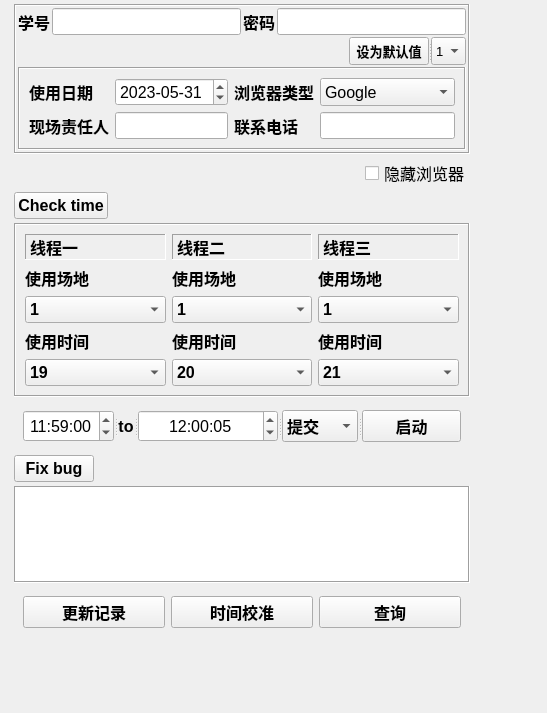
<?xml version="1.0" encoding="UTF-8"?>
<ui version="4.0">
 <class>Form</class>
 <widget class="QWidget" name="Form">
  <property name="geometry">
   <rect>
    <x>0</x>
    <y>0</y>
    <width>547</width>
    <height>713</height>
   </rect>
  </property>
  <property name="sizePolicy">
   <sizepolicy hsizetype="Preferred" vsizetype="Preferred">
    <horstretch>0</horstretch>
    <verstretch>0</verstretch>
   </sizepolicy>
  </property>
  <property name="acceptDrops">
   <bool>true</bool>
  </property>
  <property name="windowTitle">
   <string>Form</string>
  </property>
  <property name="layoutDirection">
   <enum>Qt::LeftToRight</enum>
  </property>
  <widget class="QWidget" name="gridWidget" native="true">
   <property name="geometry">
    <rect>
     <x>10</x>
     <y>0</y>
     <width>464</width>
     <height>641</height>
    </rect>
   </property>
   <layout class="QGridLayout" name="gridLayout_5">
    <property name="leftMargin">
     <number>4</number>
    </property>
    <property name="topMargin">
     <number>4</number>
    </property>
    <property name="rightMargin">
     <number>4</number>
    </property>
    <property name="bottomMargin">
     <number>4</number>
    </property>
    <property name="spacing">
     <number>4</number>
    </property>
    <item row="5" column="0">
     <widget class="QPushButton" name="pushButton_6">
      <property name="sizePolicy">
       <sizepolicy hsizetype="Fixed" vsizetype="Fixed">
        <horstretch>0</horstretch>
        <verstretch>0</verstretch>
       </sizepolicy>
      </property>
      <property name="font">
       <font>
        <family>Arial</family>
        <pointsize>12</pointsize>
        <weight>75</weight>
        <bold>true</bold>
       </font>
      </property>
      <property name="text">
       <string>Fix bug</string>
      </property>
     </widget>
    </item>
    <item row="6" column="0">
     <widget class="QTextBrowser" name="textBrowser">
      <property name="sizePolicy">
       <sizepolicy hsizetype="Preferred" vsizetype="Preferred">
        <horstretch>0</horstretch>
        <verstretch>0</verstretch>
       </sizepolicy>
      </property>
      <property name="font">
       <font>
        <family>Arial</family>
        <pointsize>11</pointsize>
       </font>
      </property>
      <property name="frameShape">
       <enum>QFrame::Box</enum>
      </property>
      <property name="frameShadow">
       <enum>QFrame::Sunken</enum>
      </property>
     </widget>
    </item>
    <item row="4" column="0">
     <widget class="QFrame" name="horizontalFrame">
      <property name="sizePolicy">
       <sizepolicy hsizetype="Preferred" vsizetype="Fixed">
        <horstretch>0</horstretch>
        <verstretch>0</verstretch>
       </sizepolicy>
      </property>
      <property name="maximumSize">
       <size>
        <width>16777215</width>
        <height>16777215</height>
       </size>
      </property>
      <layout class="QHBoxLayout" name="horizontalLayout_2">
       <item>
        <widget class="QSplitter" name="splitter_2">
         <property name="orientation">
          <enum>Qt::Horizontal</enum>
         </property>
         <widget class="QSplitter" name="splitter">
          <property name="orientation">
           <enum>Qt::Horizontal</enum>
          </property>
          <widget class="QTimeEdit" name="timeEdit">
           <property name="sizePolicy">
            <sizepolicy hsizetype="Preferred" vsizetype="Fixed">
             <horstretch>0</horstretch>
             <verstretch>0</verstretch>
            </sizepolicy>
           </property>
           <property name="minimumSize">
            <size>
             <width>0</width>
             <height>0</height>
            </size>
           </property>
           <property name="maximumSize">
            <size>
             <width>16777215</width>
             <height>16777215</height>
            </size>
           </property>
           <property name="font">
            <font>
             <family>Arial</family>
             <pointsize>12</pointsize>
            </font>
           </property>
           <property name="alignment">
            <set>Qt::AlignCenter</set>
           </property>
           <property name="dateTime">
            <datetime>
             <hour>11</hour>
             <minute>59</minute>
             <second>0</second>
             <year>2000</year>
             <month>1</month>
             <day>1</day>
            </datetime>
           </property>
           <property name="displayFormat">
            <string>HH:mm:ss</string>
           </property>
           <property name="time">
            <time>
             <hour>11</hour>
             <minute>59</minute>
             <second>0</second>
            </time>
           </property>
          </widget>
          <widget class="QLabel" name="label_2">
           <property name="sizePolicy">
            <sizepolicy hsizetype="Fixed" vsizetype="Fixed">
             <horstretch>0</horstretch>
             <verstretch>0</verstretch>
            </sizepolicy>
           </property>
           <property name="maximumSize">
            <size>
             <width>16777215</width>
             <height>16777215</height>
            </size>
           </property>
           <property name="font">
            <font>
             <family>Arial</family>
             <pointsize>12</pointsize>
             <weight>75</weight>
             <bold>true</bold>
            </font>
           </property>
           <property name="text">
            <string>to</string>
           </property>
           <property name="alignment">
            <set>Qt::AlignCenter</set>
           </property>
          </widget>
          <widget class="QTimeEdit" name="timeEdit_2">
           <property name="sizePolicy">
            <sizepolicy hsizetype="Preferred" vsizetype="Fixed">
             <horstretch>0</horstretch>
             <verstretch>0</verstretch>
            </sizepolicy>
           </property>
           <property name="minimumSize">
            <size>
             <width>140</width>
             <height>0</height>
            </size>
           </property>
           <property name="maximumSize">
            <size>
             <width>16777215</width>
             <height>16777215</height>
            </size>
           </property>
           <property name="font">
            <font>
             <family>Arial</family>
             <pointsize>12</pointsize>
            </font>
           </property>
           <property name="alignment">
            <set>Qt::AlignCenter</set>
           </property>
           <property name="dateTime">
            <datetime>
             <hour>12</hour>
             <minute>0</minute>
             <second>5</second>
             <year>2000</year>
             <month>1</month>
             <day>1</day>
            </datetime>
           </property>
           <property name="displayFormat">
            <string>HH:mm:ss</string>
           </property>
           <property name="time">
            <time>
             <hour>12</hour>
             <minute>0</minute>
             <second>5</second>
            </time>
           </property>
          </widget>
         </widget>
         <widget class="QComboBox" name="comboBox_4">
          <property name="sizePolicy">
           <sizepolicy hsizetype="Fixed" vsizetype="Fixed">
            <horstretch>0</horstretch>
            <verstretch>0</verstretch>
           </sizepolicy>
          </property>
          <property name="minimumSize">
           <size>
            <width>0</width>
            <height>0</height>
           </size>
          </property>
          <property name="maximumSize">
           <size>
            <width>16777215</width>
            <height>16777215</height>
           </size>
          </property>
          <property name="font">
           <font>
            <family>Arial</family>
            <pointsize>12</pointsize>
            <weight>75</weight>
            <bold>true</bold>
           </font>
          </property>
          <property name="currentText">
           <string>提交</string>
          </property>
          <item>
           <property name="text">
            <string>提交</string>
           </property>
          </item>
          <item>
           <property name="text">
            <string>保存</string>
           </property>
          </item>
         </widget>
         <widget class="QPushButton" name="pushButton">
          <property name="sizePolicy">
           <sizepolicy hsizetype="Fixed" vsizetype="Fixed">
            <horstretch>0</horstretch>
            <verstretch>0</verstretch>
           </sizepolicy>
          </property>
          <property name="maximumSize">
           <size>
            <width>16777215</width>
            <height>16777215</height>
           </size>
          </property>
          <property name="font">
           <font>
            <family>Arial</family>
            <pointsize>12</pointsize>
            <weight>75</weight>
            <bold>true</bold>
           </font>
          </property>
          <property name="text">
           <string>启动</string>
          </property>
         </widget>
        </widget>
       </item>
      </layout>
     </widget>
    </item>
    <item row="2" column="0" alignment="Qt::AlignLeft">
     <widget class="QPushButton" name="pushButton_2">
      <property name="sizePolicy">
       <sizepolicy hsizetype="Preferred" vsizetype="Fixed">
        <horstretch>0</horstretch>
        <verstretch>0</verstretch>
       </sizepolicy>
      </property>
      <property name="font">
       <font>
        <family>Arial</family>
        <pointsize>12</pointsize>
        <weight>75</weight>
        <bold>true</bold>
       </font>
      </property>
      <property name="text">
       <string>Check time</string>
      </property>
     </widget>
    </item>
    <item row="7" column="0">
     <widget class="QFrame" name="horizontalFrame_2">
      <property name="sizePolicy">
       <sizepolicy hsizetype="Preferred" vsizetype="Fixed">
        <horstretch>0</horstretch>
        <verstretch>0</verstretch>
       </sizepolicy>
      </property>
      <layout class="QHBoxLayout" name="horizontalLayout_3">
       <item>
        <widget class="QPushButton" name="pushButton_7">
         <property name="sizePolicy">
          <sizepolicy hsizetype="Preferred" vsizetype="Preferred">
           <horstretch>0</horstretch>
           <verstretch>0</verstretch>
          </sizepolicy>
         </property>
         <property name="font">
          <font>
           <family>Arial</family>
           <pointsize>12</pointsize>
           <weight>75</weight>
           <bold>true</bold>
          </font>
         </property>
         <property name="text">
          <string>更新记录</string>
         </property>
        </widget>
       </item>
       <item>
        <widget class="QPushButton" name="pushButton_4">
         <property name="sizePolicy">
          <sizepolicy hsizetype="Preferred" vsizetype="Preferred">
           <horstretch>0</horstretch>
           <verstretch>0</verstretch>
          </sizepolicy>
         </property>
         <property name="font">
          <font>
           <family>Arial</family>
           <pointsize>12</pointsize>
           <weight>75</weight>
           <bold>true</bold>
          </font>
         </property>
         <property name="text">
          <string>时间校准</string>
         </property>
        </widget>
       </item>
       <item>
        <widget class="QPushButton" name="pushButton_3">
         <property name="sizePolicy">
          <sizepolicy hsizetype="Preferred" vsizetype="Preferred">
           <horstretch>0</horstretch>
           <verstretch>0</verstretch>
          </sizepolicy>
         </property>
         <property name="font">
          <font>
           <family>Arial</family>
           <pointsize>12</pointsize>
           <weight>75</weight>
           <bold>true</bold>
          </font>
         </property>
         <property name="text">
          <string>查询</string>
         </property>
        </widget>
       </item>
      </layout>
     </widget>
    </item>
    <item row="0" column="0">
     <widget class="QFrame" name="horizontalFrame">
      <property name="font">
       <font>
        <pointsize>12</pointsize>
       </font>
      </property>
      <property name="frameShape">
       <enum>QFrame::Box</enum>
      </property>
      <property name="frameShadow">
       <enum>QFrame::Sunken</enum>
      </property>
      <layout class="QGridLayout" name="gridLayout_3">
       <property name="leftMargin">
        <number>2</number>
       </property>
       <property name="topMargin">
        <number>2</number>
       </property>
       <property name="rightMargin">
        <number>2</number>
       </property>
       <property name="bottomMargin">
        <number>2</number>
       </property>
       <property name="spacing">
        <number>2</number>
       </property>
       <item row="0" column="2">
        <widget class="QLabel" name="label_4">
         <property name="sizePolicy">
          <sizepolicy hsizetype="Fixed" vsizetype="Preferred">
           <horstretch>0</horstretch>
           <verstretch>0</verstretch>
          </sizepolicy>
         </property>
         <property name="font">
          <font>
           <family>Arial</family>
           <pointsize>12</pointsize>
           <weight>75</weight>
           <bold>true</bold>
          </font>
         </property>
         <property name="text">
          <string>密码</string>
         </property>
        </widget>
       </item>
       <item row="0" column="3">
        <widget class="QLineEdit" name="lineEdit_2">
         <property name="sizePolicy">
          <sizepolicy hsizetype="Preferred" vsizetype="Fixed">
           <horstretch>0</horstretch>
           <verstretch>0</verstretch>
          </sizepolicy>
         </property>
         <property name="font">
          <font>
           <family>Arial</family>
           <pointsize>12</pointsize>
          </font>
         </property>
         <property name="inputMask">
          <string/>
         </property>
         <property name="text">
          <string/>
         </property>
         <property name="echoMode">
          <enum>QLineEdit::PasswordEchoOnEdit</enum>
         </property>
         <property name="clearButtonEnabled">
          <bool>true</bool>
         </property>
        </widget>
       </item>
       <item row="3" column="0" colspan="4">
        <widget class="QFrame" name="horizontalFrame_2">
         <property name="sizePolicy">
          <sizepolicy hsizetype="Preferred" vsizetype="Fixed">
           <horstretch>0</horstretch>
           <verstretch>0</verstretch>
          </sizepolicy>
         </property>
         <property name="font">
          <font>
           <pointsize>12</pointsize>
          </font>
         </property>
         <property name="frameShape">
          <enum>QFrame::Box</enum>
         </property>
         <property name="frameShadow">
          <enum>QFrame::Sunken</enum>
         </property>
         <layout class="QGridLayout" name="gridLayout">
          <item row="1" column="3">
           <widget class="QComboBox" name="comboBox_6">
            <property name="sizePolicy">
             <sizepolicy hsizetype="Preferred" vsizetype="Preferred">
              <horstretch>0</horstretch>
              <verstretch>0</verstretch>
             </sizepolicy>
            </property>
            <property name="font">
             <font>
              <family>Arial</family>
              <pointsize>12</pointsize>
             </font>
            </property>
            <item>
             <property name="text">
              <string>Google</string>
             </property>
            </item>
            <item>
             <property name="text">
              <string>Microsoft Edge</string>
             </property>
            </item>
           </widget>
          </item>
          <item row="2" column="0">
           <widget class="QLabel" name="label_6">
            <property name="font">
             <font>
              <family>Arial</family>
              <pointsize>12</pointsize>
              <weight>75</weight>
              <bold>true</bold>
             </font>
            </property>
            <property name="text">
             <string>现场责任人</string>
            </property>
           </widget>
          </item>
          <item row="1" column="2">
           <widget class="QLabel" name="label_11">
            <property name="sizePolicy">
             <sizepolicy hsizetype="Fixed" vsizetype="Preferred">
              <horstretch>0</horstretch>
              <verstretch>0</verstretch>
             </sizepolicy>
            </property>
            <property name="font">
             <font>
              <family>Arial</family>
              <pointsize>12</pointsize>
              <weight>75</weight>
              <bold>true</bold>
             </font>
            </property>
            <property name="text">
             <string>浏览器类型</string>
            </property>
           </widget>
          </item>
          <item row="2" column="2">
           <widget class="QLabel" name="label_7">
            <property name="font">
             <font>
              <family>Arial</family>
              <pointsize>12</pointsize>
              <weight>75</weight>
              <bold>true</bold>
             </font>
            </property>
            <property name="text">
             <string>联系电话</string>
            </property>
           </widget>
          </item>
          <item row="1" column="1">
           <widget class="QDateEdit" name="dateEdit">
            <property name="sizePolicy">
             <sizepolicy hsizetype="Preferred" vsizetype="Fixed">
              <horstretch>0</horstretch>
              <verstretch>0</verstretch>
             </sizepolicy>
            </property>
            <property name="font">
             <font>
              <family>Arial</family>
              <pointsize>12</pointsize>
             </font>
            </property>
            <property name="accelerated">
             <bool>true</bool>
            </property>
            <property name="displayFormat">
             <string>yyyy-MM-dd</string>
            </property>
            <property name="date">
             <date>
              <year>2023</year>
              <month>5</month>
              <day>31</day>
             </date>
            </property>
           </widget>
          </item>
          <item row="1" column="0">
           <widget class="QLabel" name="label_5">
            <property name="sizePolicy">
             <sizepolicy hsizetype="Fixed" vsizetype="Preferred">
              <horstretch>0</horstretch>
              <verstretch>0</verstretch>
             </sizepolicy>
            </property>
            <property name="font">
             <font>
              <family>Arial</family>
              <pointsize>12</pointsize>
              <weight>75</weight>
              <bold>true</bold>
             </font>
            </property>
            <property name="text">
             <string>使用日期</string>
            </property>
           </widget>
          </item>
          <item row="2" column="3">
           <widget class="QLineEdit" name="lineEdit_4">
            <property name="sizePolicy">
             <sizepolicy hsizetype="Preferred" vsizetype="Fixed">
              <horstretch>0</horstretch>
              <verstretch>0</verstretch>
             </sizepolicy>
            </property>
            <property name="font">
             <font>
              <family>Arial</family>
              <pointsize>12</pointsize>
             </font>
            </property>
            <property name="text">
             <string/>
            </property>
            <property name="clearButtonEnabled">
             <bool>true</bool>
            </property>
           </widget>
          </item>
          <item row="2" column="1">
           <widget class="QLineEdit" name="lineEdit_3">
            <property name="sizePolicy">
             <sizepolicy hsizetype="Preferred" vsizetype="Preferred">
              <horstretch>0</horstretch>
              <verstretch>0</verstretch>
             </sizepolicy>
            </property>
            <property name="font">
             <font>
              <family>Arial</family>
              <pointsize>12</pointsize>
             </font>
            </property>
            <property name="text">
             <string/>
            </property>
            <property name="clearButtonEnabled">
             <bool>true</bool>
            </property>
           </widget>
          </item>
         </layout>
        </widget>
       </item>
       <item row="2" column="2" colspan="2" alignment="Qt::AlignRight">
        <widget class="QSplitter" name="splitter_3">
         <property name="sizePolicy">
          <sizepolicy hsizetype="Preferred" vsizetype="Fixed">
           <horstretch>0</horstretch>
           <verstretch>0</verstretch>
          </sizepolicy>
         </property>
         <property name="maximumSize">
          <size>
           <width>16777215</width>
           <height>16777215</height>
          </size>
         </property>
         <property name="orientation">
          <enum>Qt::Horizontal</enum>
         </property>
         <property name="opaqueResize">
          <bool>true</bool>
         </property>
         <property name="handleWidth">
          <number>2</number>
         </property>
         <property name="childrenCollapsible">
          <bool>true</bool>
         </property>
         <widget class="QPushButton" name="pushButton_5">
          <property name="sizePolicy">
           <sizepolicy hsizetype="Fixed" vsizetype="Fixed">
            <horstretch>0</horstretch>
            <verstretch>0</verstretch>
           </sizepolicy>
          </property>
          <property name="maximumSize">
           <size>
            <width>100</width>
            <height>16777215</height>
           </size>
          </property>
          <property name="font">
           <font>
            <family>Arial</family>
            <pointsize>10</pointsize>
            <weight>75</weight>
            <bold>true</bold>
           </font>
          </property>
          <property name="layoutDirection">
           <enum>Qt::LeftToRight</enum>
          </property>
          <property name="text">
           <string>设为默认值</string>
          </property>
          <property name="flat">
           <bool>false</bool>
          </property>
         </widget>
         <widget class="QComboBox" name="comboBox">
          <property name="sizePolicy">
           <sizepolicy hsizetype="Fixed" vsizetype="Fixed">
            <horstretch>0</horstretch>
            <verstretch>0</verstretch>
           </sizepolicy>
          </property>
          <property name="minimumSize">
           <size>
            <width>20</width>
            <height>0</height>
           </size>
          </property>
          <property name="maximumSize">
           <size>
            <width>16777215</width>
            <height>16777215</height>
           </size>
          </property>
          <property name="font">
           <font>
            <family>Arial</family>
            <pointsize>10</pointsize>
           </font>
          </property>
          <property name="currentIndex">
           <number>0</number>
          </property>
          <item>
           <property name="text">
            <string>1</string>
           </property>
          </item>
          <item>
           <property name="text">
            <string>2</string>
           </property>
          </item>
         </widget>
        </widget>
       </item>
       <item row="0" column="1">
        <widget class="QLineEdit" name="lineEdit">
         <property name="sizePolicy">
          <sizepolicy hsizetype="Preferred" vsizetype="Fixed">
           <horstretch>0</horstretch>
           <verstretch>0</verstretch>
          </sizepolicy>
         </property>
         <property name="maximumSize">
          <size>
           <width>16777215</width>
           <height>16777215</height>
          </size>
         </property>
         <property name="font">
          <font>
           <family>Arial</family>
           <pointsize>12</pointsize>
          </font>
         </property>
         <property name="text">
          <string/>
         </property>
         <property name="clearButtonEnabled">
          <bool>true</bool>
         </property>
        </widget>
       </item>
       <item row="0" column="0">
        <widget class="QLabel" name="label_3">
         <property name="sizePolicy">
          <sizepolicy hsizetype="Fixed" vsizetype="Preferred">
           <horstretch>0</horstretch>
           <verstretch>0</verstretch>
          </sizepolicy>
         </property>
         <property name="font">
          <font>
           <family>Arial</family>
           <pointsize>12</pointsize>
           <weight>75</weight>
           <bold>true</bold>
          </font>
         </property>
         <property name="text">
          <string>学号</string>
         </property>
        </widget>
       </item>
      </layout>
     </widget>
    </item>
    <item row="3" column="0">
     <widget class="QFrame" name="gridFrame">
      <property name="font">
       <font>
        <family>Arial</family>
        <pointsize>12</pointsize>
        <weight>75</weight>
        <italic>false</italic>
        <bold>true</bold>
       </font>
      </property>
      <property name="frameShape">
       <enum>QFrame::Box</enum>
      </property>
      <property name="frameShadow">
       <enum>QFrame::Sunken</enum>
      </property>
      <layout class="QGridLayout" name="gridLayout_2">
       <item row="2" column="2">
        <widget class="QLabel" name="label_14">
         <property name="sizePolicy">
          <sizepolicy hsizetype="Preferred" vsizetype="Fixed">
           <horstretch>0</horstretch>
           <verstretch>0</verstretch>
          </sizepolicy>
         </property>
         <property name="font">
          <font>
           <family>Arial</family>
           <pointsize>12</pointsize>
           <weight>75</weight>
           <bold>true</bold>
          </font>
         </property>
         <property name="text">
          <string>使用场地</string>
         </property>
        </widget>
       </item>
       <item row="5" column="0">
        <widget class="QComboBox" name="comboBox_9">
         <property name="font">
          <font>
           <family>Arial</family>
           <pointsize>12</pointsize>
          </font>
         </property>
         <property name="currentText">
          <string>19</string>
         </property>
         <property name="currentIndex">
          <number>9</number>
         </property>
         <item>
          <property name="text">
           <string>None</string>
          </property>
         </item>
         <item>
          <property name="text">
           <string>11</string>
          </property>
         </item>
         <item>
          <property name="text">
           <string extracomment="12：00-13:00">12</string>
          </property>
         </item>
         <item>
          <property name="text">
           <string>13</string>
          </property>
         </item>
         <item>
          <property name="text">
           <string>14</string>
          </property>
         </item>
         <item>
          <property name="text">
           <string>15</string>
          </property>
         </item>
         <item>
          <property name="text">
           <string>16</string>
          </property>
         </item>
         <item>
          <property name="text">
           <string>17</string>
          </property>
         </item>
         <item>
          <property name="text">
           <string>18</string>
          </property>
         </item>
         <item>
          <property name="text">
           <string>19</string>
          </property>
         </item>
         <item>
          <property name="text">
           <string>20</string>
          </property>
         </item>
         <item>
          <property name="text">
           <string>21</string>
          </property>
         </item>
        </widget>
       </item>
       <item row="1" column="1">
        <widget class="QLabel" name="label_9">
         <property name="sizePolicy">
          <sizepolicy hsizetype="Preferred" vsizetype="Fixed">
           <horstretch>0</horstretch>
           <verstretch>0</verstretch>
          </sizepolicy>
         </property>
         <property name="font">
          <font>
           <family>Arial</family>
           <pointsize>12</pointsize>
          </font>
         </property>
         <property name="frameShape">
          <enum>QFrame::Panel</enum>
         </property>
         <property name="frameShadow">
          <enum>QFrame::Sunken</enum>
         </property>
         <property name="text">
          <string>线程二</string>
         </property>
        </widget>
       </item>
       <item row="4" column="2">
        <widget class="QLabel" name="label_16">
         <property name="sizePolicy">
          <sizepolicy hsizetype="Preferred" vsizetype="Fixed">
           <horstretch>0</horstretch>
           <verstretch>0</verstretch>
          </sizepolicy>
         </property>
         <property name="font">
          <font>
           <family>Arial</family>
           <pointsize>12</pointsize>
           <weight>75</weight>
           <bold>true</bold>
          </font>
         </property>
         <property name="text">
          <string>使用时间</string>
         </property>
        </widget>
       </item>
       <item row="3" column="1">
        <widget class="QComboBox" name="comboBox_7">
         <property name="sizePolicy">
          <sizepolicy hsizetype="Preferred" vsizetype="Preferred">
           <horstretch>0</horstretch>
           <verstretch>0</verstretch>
          </sizepolicy>
         </property>
         <property name="font">
          <font>
           <family>Arial</family>
           <pointsize>12</pointsize>
          </font>
         </property>
         <property name="currentText">
          <string>1</string>
         </property>
         <item>
          <property name="text">
           <string>1</string>
          </property>
         </item>
         <item>
          <property name="text">
           <string>2</string>
          </property>
         </item>
         <item>
          <property name="text">
           <string>3</string>
          </property>
         </item>
         <item>
          <property name="text">
           <string>4</string>
          </property>
         </item>
         <item>
          <property name="text">
           <string>5</string>
          </property>
         </item>
         <item>
          <property name="text">
           <string>6</string>
          </property>
         </item>
        </widget>
       </item>
       <item row="3" column="2">
        <widget class="QComboBox" name="comboBox_10">
         <property name="sizePolicy">
          <sizepolicy hsizetype="Preferred" vsizetype="Preferred">
           <horstretch>0</horstretch>
           <verstretch>0</verstretch>
          </sizepolicy>
         </property>
         <property name="font">
          <font>
           <family>Arial</family>
           <pointsize>12</pointsize>
          </font>
         </property>
         <property name="currentText">
          <string>1</string>
         </property>
         <item>
          <property name="text">
           <string>1</string>
          </property>
         </item>
         <item>
          <property name="text">
           <string>2</string>
          </property>
         </item>
         <item>
          <property name="text">
           <string>3</string>
          </property>
         </item>
         <item>
          <property name="text">
           <string>4</string>
          </property>
         </item>
         <item>
          <property name="text">
           <string>5</string>
          </property>
         </item>
         <item>
          <property name="text">
           <string>6</string>
          </property>
         </item>
        </widget>
       </item>
       <item row="4" column="1">
        <widget class="QLabel" name="label_15">
         <property name="sizePolicy">
          <sizepolicy hsizetype="Preferred" vsizetype="Fixed">
           <horstretch>0</horstretch>
           <verstretch>0</verstretch>
          </sizepolicy>
         </property>
         <property name="font">
          <font>
           <family>Arial</family>
           <pointsize>12</pointsize>
           <weight>75</weight>
           <bold>true</bold>
          </font>
         </property>
         <property name="text">
          <string>使用时间</string>
         </property>
        </widget>
       </item>
       <item row="4" column="0">
        <widget class="QLabel" name="label">
         <property name="sizePolicy">
          <sizepolicy hsizetype="Preferred" vsizetype="Fixed">
           <horstretch>0</horstretch>
           <verstretch>0</verstretch>
          </sizepolicy>
         </property>
         <property name="font">
          <font>
           <family>Arial</family>
           <pointsize>12</pointsize>
           <weight>75</weight>
           <bold>true</bold>
          </font>
         </property>
         <property name="text">
          <string>使用时间</string>
         </property>
        </widget>
       </item>
       <item row="5" column="1">
        <widget class="QComboBox" name="comboBox_2">
         <property name="font">
          <font>
           <family>Arial</family>
           <pointsize>12</pointsize>
          </font>
         </property>
         <property name="currentText">
          <string>20</string>
         </property>
         <property name="currentIndex">
          <number>10</number>
         </property>
         <item>
          <property name="text">
           <string>None</string>
          </property>
         </item>
         <item>
          <property name="text">
           <string>11</string>
          </property>
         </item>
         <item>
          <property name="text">
           <string extracomment="12：00-13:00">12</string>
          </property>
         </item>
         <item>
          <property name="text">
           <string>13</string>
          </property>
         </item>
         <item>
          <property name="text">
           <string>14</string>
          </property>
         </item>
         <item>
          <property name="text">
           <string>15</string>
          </property>
         </item>
         <item>
          <property name="text">
           <string>16</string>
          </property>
         </item>
         <item>
          <property name="text">
           <string>17</string>
          </property>
         </item>
         <item>
          <property name="text">
           <string>18</string>
          </property>
         </item>
         <item>
          <property name="text">
           <string>19</string>
          </property>
         </item>
         <item>
          <property name="text">
           <string>20</string>
          </property>
         </item>
         <item>
          <property name="text">
           <string>21</string>
          </property>
         </item>
        </widget>
       </item>
       <item row="2" column="1">
        <widget class="QLabel" name="label_13">
         <property name="sizePolicy">
          <sizepolicy hsizetype="Preferred" vsizetype="Fixed">
           <horstretch>0</horstretch>
           <verstretch>0</verstretch>
          </sizepolicy>
         </property>
         <property name="font">
          <font>
           <family>Arial</family>
           <pointsize>12</pointsize>
           <weight>75</weight>
           <bold>true</bold>
          </font>
         </property>
         <property name="text">
          <string>使用场地</string>
         </property>
        </widget>
       </item>
       <item row="3" column="0">
        <widget class="QComboBox" name="comboBox_5">
         <property name="sizePolicy">
          <sizepolicy hsizetype="Preferred" vsizetype="Fixed">
           <horstretch>0</horstretch>
           <verstretch>0</verstretch>
          </sizepolicy>
         </property>
         <property name="font">
          <font>
           <family>Arial</family>
           <pointsize>12</pointsize>
          </font>
         </property>
         <property name="currentText">
          <string>1</string>
         </property>
         <item>
          <property name="text">
           <string>1</string>
          </property>
         </item>
         <item>
          <property name="text">
           <string>2</string>
          </property>
         </item>
         <item>
          <property name="text">
           <string>3</string>
          </property>
         </item>
         <item>
          <property name="text">
           <string>4</string>
          </property>
         </item>
         <item>
          <property name="text">
           <string>5</string>
          </property>
         </item>
         <item>
          <property name="text">
           <string>6</string>
          </property>
         </item>
        </widget>
       </item>
       <item row="1" column="0">
        <widget class="QLabel" name="label_8">
         <property name="sizePolicy">
          <sizepolicy hsizetype="Preferred" vsizetype="Fixed">
           <horstretch>0</horstretch>
           <verstretch>0</verstretch>
          </sizepolicy>
         </property>
         <property name="font">
          <font>
           <family>Arial</family>
           <pointsize>12</pointsize>
          </font>
         </property>
         <property name="frameShape">
          <enum>QFrame::Panel</enum>
         </property>
         <property name="frameShadow">
          <enum>QFrame::Sunken</enum>
         </property>
         <property name="text">
          <string>线程一</string>
         </property>
        </widget>
       </item>
       <item row="5" column="2">
        <widget class="QComboBox" name="comboBox_8">
         <property name="font">
          <font>
           <family>Arial</family>
           <pointsize>12</pointsize>
          </font>
         </property>
         <property name="currentText">
          <string>21</string>
         </property>
         <property name="currentIndex">
          <number>11</number>
         </property>
         <item>
          <property name="text">
           <string>None</string>
          </property>
         </item>
         <item>
          <property name="text">
           <string>11</string>
          </property>
         </item>
         <item>
          <property name="text">
           <string extracomment="12：00-13:00">12</string>
          </property>
         </item>
         <item>
          <property name="text">
           <string>13</string>
          </property>
         </item>
         <item>
          <property name="text">
           <string>14</string>
          </property>
         </item>
         <item>
          <property name="text">
           <string>15</string>
          </property>
         </item>
         <item>
          <property name="text">
           <string>16</string>
          </property>
         </item>
         <item>
          <property name="text">
           <string>17</string>
          </property>
         </item>
         <item>
          <property name="text">
           <string>18</string>
          </property>
         </item>
         <item>
          <property name="text">
           <string>19</string>
          </property>
         </item>
         <item>
          <property name="text">
           <string>20</string>
          </property>
         </item>
         <item>
          <property name="text">
           <string>21</string>
          </property>
         </item>
        </widget>
       </item>
       <item row="2" column="0">
        <widget class="QLabel" name="label_12">
         <property name="sizePolicy">
          <sizepolicy hsizetype="Preferred" vsizetype="Fixed">
           <horstretch>0</horstretch>
           <verstretch>0</verstretch>
          </sizepolicy>
         </property>
         <property name="font">
          <font>
           <family>Arial</family>
           <pointsize>12</pointsize>
           <weight>75</weight>
           <bold>true</bold>
          </font>
         </property>
         <property name="text">
          <string>使用场地</string>
         </property>
        </widget>
       </item>
       <item row="1" column="2">
        <widget class="QLabel" name="label_10">
         <property name="sizePolicy">
          <sizepolicy hsizetype="Preferred" vsizetype="Fixed">
           <horstretch>0</horstretch>
           <verstretch>0</verstretch>
          </sizepolicy>
         </property>
         <property name="font">
          <font>
           <family>Arial</family>
           <pointsize>12</pointsize>
          </font>
         </property>
         <property name="frameShape">
          <enum>QFrame::Panel</enum>
         </property>
         <property name="frameShadow">
          <enum>QFrame::Sunken</enum>
         </property>
         <property name="text">
          <string>线程三</string>
         </property>
        </widget>
       </item>
      </layout>
     </widget>
    </item>
    <item row="1" column="0" alignment="Qt::AlignRight">
     <widget class="QCheckBox" name="checkBox_1">
      <property name="sizePolicy">
       <sizepolicy hsizetype="Preferred" vsizetype="Fixed">
        <horstretch>0</horstretch>
        <verstretch>0</verstretch>
       </sizepolicy>
      </property>
      <property name="font">
       <font>
        <family>Arial</family>
        <pointsize>12</pointsize>
       </font>
      </property>
      <property name="text">
       <string>隐藏浏览器</string>
      </property>
      <property name="checked">
       <bool>false</bool>
      </property>
     </widget>
    </item>
   </layout>
  </widget>
 </widget>
 <tabstops>
  <tabstop>lineEdit</tabstop>
  <tabstop>lineEdit_2</tabstop>
  <tabstop>pushButton_5</tabstop>
  <tabstop>comboBox</tabstop>
  <tabstop>dateEdit</tabstop>
  <tabstop>comboBox_6</tabstop>
  <tabstop>lineEdit_3</tabstop>
  <tabstop>lineEdit_4</tabstop>
  <tabstop>comboBox_5</tabstop>
  <tabstop>comboBox_7</tabstop>
  <tabstop>comboBox_10</tabstop>
  <tabstop>comboBox_9</tabstop>
  <tabstop>comboBox_2</tabstop>
  <tabstop>comboBox_8</tabstop>
  <tabstop>timeEdit</tabstop>
  <tabstop>timeEdit_2</tabstop>
  <tabstop>comboBox_4</tabstop>
  <tabstop>pushButton</tabstop>
 </tabstops>
 <resources/>
 <connections/>
</ui>
